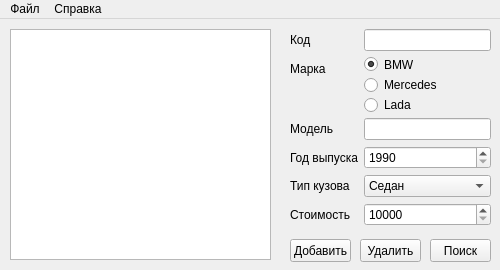
<?xml version="1.0" encoding="UTF-8"?>
<ui version="4.0">
 <class>MainWindow</class>
 <widget class="QMainWindow" name="MainWindow">
  <property name="geometry">
   <rect>
    <x>0</x>
    <y>0</y>
    <width>500</width>
    <height>270</height>
   </rect>
  </property>
  <property name="minimumSize">
   <size>
    <width>500</width>
    <height>270</height>
   </size>
  </property>
  <property name="maximumSize">
   <size>
    <width>500</width>
    <height>270</height>
   </size>
  </property>
  <property name="windowTitle">
   <string>MainWindow</string>
  </property>
  <widget class="QWidget" name="centralwidget">
   <widget class="QPushButton" name="addBtn">
    <property name="geometry">
     <rect>
      <x>290</x>
      <y>220</y>
      <width>61</width>
      <height>23</height>
     </rect>
    </property>
    <property name="text">
     <string>Добавить</string>
    </property>
   </widget>
   <widget class="QWidget" name="formLayoutWidget">
    <property name="geometry">
     <rect>
      <x>290</x>
      <y>10</y>
      <width>201</width>
      <height>197</height>
     </rect>
    </property>
    <layout class="QFormLayout" name="formLayout">
     <item row="0" column="0">
      <widget class="QLabel" name="label">
       <property name="text">
        <string>Код</string>
       </property>
      </widget>
     </item>
     <item row="0" column="1">
      <widget class="QLineEdit" name="code">
       <property name="text">
        <string/>
       </property>
      </widget>
     </item>
     <item row="1" column="0">
      <widget class="QLabel" name="label_2">
       <property name="text">
        <string>Марка</string>
       </property>
      </widget>
     </item>
     <item row="3" column="0">
      <widget class="QLabel" name="label_3">
       <property name="text">
        <string>Год выпуска</string>
       </property>
      </widget>
     </item>
     <item row="4" column="0">
      <widget class="QLabel" name="label_4">
       <property name="text">
        <string>Тип кузова</string>
       </property>
      </widget>
     </item>
     <item row="4" column="1">
      <widget class="QComboBox" name="body_type">
       <item>
        <property name="text">
         <string>Седан</string>
        </property>
       </item>
       <item>
        <property name="text">
         <string>Внедорожник</string>
        </property>
       </item>
       <item>
        <property name="text">
         <string>Купе</string>
        </property>
       </item>
       <item>
        <property name="text">
         <string>Универсал</string>
        </property>
       </item>
       <item>
        <property name="text">
         <string>Кабриолет</string>
        </property>
       </item>
       <item>
        <property name="text">
         <string>Лимузин</string>
        </property>
       </item>
      </widget>
     </item>
     <item row="5" column="0">
      <widget class="QLabel" name="label_5">
       <property name="text">
        <string>Стоимость</string>
       </property>
      </widget>
     </item>
     <item row="5" column="1">
      <widget class="QSpinBox" name="price">
       <property name="minimum">
        <number>10000</number>
       </property>
       <property name="maximum">
        <number>10000000</number>
       </property>
      </widget>
     </item>
     <item row="1" column="1">
      <layout class="QVBoxLayout" name="radio">
       <item>
        <widget class="QRadioButton" name="radioButton_2">
         <property name="text">
          <string>BMW</string>
         </property>
         <property name="checked">
          <bool>true</bool>
         </property>
        </widget>
       </item>
       <item>
        <widget class="QRadioButton" name="radioButton_3">
         <property name="text">
          <string>Mercedes</string>
         </property>
         <property name="checked">
          <bool>false</bool>
         </property>
        </widget>
       </item>
       <item>
        <widget class="QRadioButton" name="radioButton">
         <property name="text">
          <string>Lada</string>
         </property>
        </widget>
       </item>
      </layout>
     </item>
     <item row="3" column="1">
      <widget class="QSpinBox" name="year">
       <property name="minimum">
        <number>1990</number>
       </property>
       <property name="maximum">
        <number>2021</number>
       </property>
      </widget>
     </item>
     <item row="2" column="0">
      <widget class="QLabel" name="label_6">
       <property name="text">
        <string>Модель</string>
       </property>
      </widget>
     </item>
     <item row="2" column="1">
      <widget class="QLineEdit" name="model"/>
     </item>
    </layout>
   </widget>
   <widget class="QPushButton" name="delBtn">
    <property name="geometry">
     <rect>
      <x>360</x>
      <y>220</y>
      <width>61</width>
      <height>23</height>
     </rect>
    </property>
    <property name="text">
     <string>Удалить</string>
    </property>
   </widget>
   <widget class="QPushButton" name="searchBtn">
    <property name="geometry">
     <rect>
      <x>430</x>
      <y>220</y>
      <width>61</width>
      <height>23</height>
     </rect>
    </property>
    <property name="text">
     <string>Поиск</string>
    </property>
   </widget>
   <widget class="QListWidget" name="myList">
    <property name="geometry">
     <rect>
      <x>10</x>
      <y>10</y>
      <width>261</width>
      <height>231</height>
     </rect>
    </property>
   </widget>
  </widget>
  <widget class="QMenuBar" name="menuBar">
   <property name="geometry">
    <rect>
     <x>0</x>
     <y>0</y>
     <width>500</width>
     <height>21</height>
    </rect>
   </property>
   <widget class="QMenu" name="menu">
    <property name="title">
     <string>Файл</string>
    </property>
    <addaction name="createMB"/>
    <addaction name="openMB"/>
    <addaction name="saveMB"/>
    <addaction name="saveAsMB"/>
    <addaction name="exitMB"/>
   </widget>
   <widget class="QMenu" name="menu_2">
    <property name="title">
     <string>Справка</string>
    </property>
    <addaction name="infoMB"/>
   </widget>
   <addaction name="menu"/>
   <addaction name="menu_2"/>
  </widget>
  <action name="createMB">
   <property name="text">
    <string>Создать</string>
   </property>
  </action>
  <action name="openMB">
   <property name="text">
    <string>Открыть</string>
   </property>
  </action>
  <action name="saveMB">
   <property name="text">
    <string>Сохранить</string>
   </property>
  </action>
  <action name="saveAsMB">
   <property name="text">
    <string>Сохранить как...</string>
   </property>
  </action>
  <action name="exitMB">
   <property name="text">
    <string>Выход</string>
   </property>
  </action>
  <action name="infoMB">
   <property name="text">
    <string>О разработчике</string>
   </property>
  </action>
 </widget>
 <resources/>
 <connections/>
</ui>
